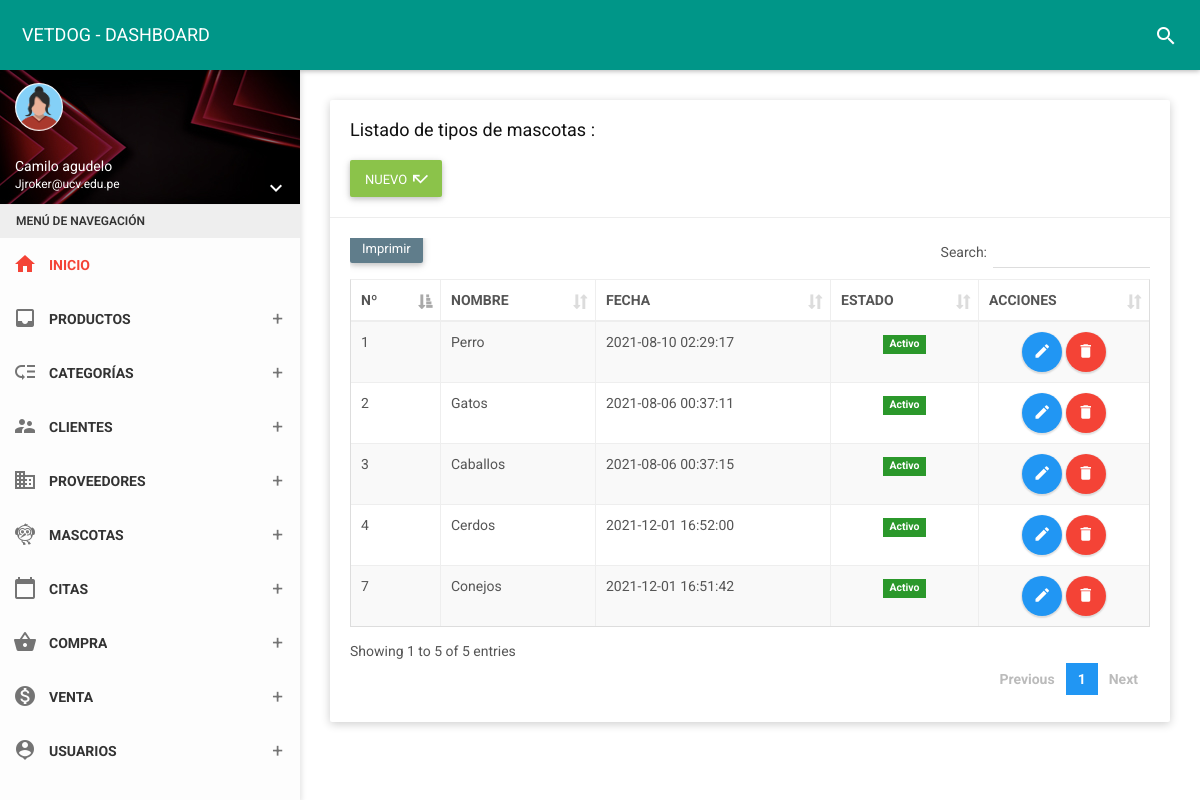
The app's page /folder/tipo.php (signed in) with its own data.
### tables this page shows
CREATE TABLE `pet_type` (
  `id_tiM` int(11) NOT NULL,
  `noTiM` varchar(35) NOT NULL,
  `estado` char(1) NOT NULL,
  `fere` timestamp NOT NULL DEFAULT current_timestamp() ON UPDATE current_timestamp()
);

### controlador/pet_typecontrolador.php (called while the page is built, shortened)
<?php
require_once '../modelo/modelopet_type.php';
class pet_typecontrolador{
    function mostrar(){
        $pet_type=new Modelo();
        $dato=$pet_type->mostrar("pet_type", "1");
        require_once '../vista/tipo/mostrar.php';
    }
    }

### modelo/modelopet_type.php (called while the page is built, shortened)
<?php
class Modelo{
  private $pet_type;
  private $db;
  public function __construct(){
      $this->pet_type=array();
      $this->db=new PDO('mysql:host=localhost;dbname=vetdog',"root","");
  }
  public function mostrar($tabla,$condicion){
      $consulta="SELECT * FROM pet_type";
      $resultado=$this->db->query($consulta);
      while ($tabla=$resultado->fetchAll(PDO::FETCH_ASSOC)) {
          $this->pet_type[]=$tabla;
      }
      return $this->pet_type;
    }
}
 ?>

### vista/tipo/mostrar.php (the view, shortened to what this page needs)
<!DOCTYPE html>
<html>
<head>
    <link href="../assets/plugins/bootstrap/css/bootstrap.css" rel="stylesheet">
    <link href="../assets/plugins/node-waves/waves.css" rel="stylesheet" />
    <link href="../assets/plugins/animate-css/animate.css" rel="stylesheet" />
    <link href="../assets/plugins/jquery-datatable/skin/bootstrap/css/dataTables.bootstrap.css" rel="stylesheet">
    <link href="../css/style.css" rel="stylesheet">
    <link href="../assets/css/themes/all-themes.css" rel="stylesheet" />
</head>
<body class="theme-red">
    <nav class="navbar">
        <div class="container-fluid">
            <div class="navbar-header">
                <a class="navbar-brand" href="../vista/panel-admin/administrador"> VETDOG - DASHBOARD </a>
            </div>
            <div class="collapse navbar-collapse" id="navbar-collapse">
                <ul class="nav navbar-nav navbar-right">
                    <li><a href="javascript:void(0);" class="js-search" data-close="true"><i class="material-icons">search</i></a></li>
                </ul>
            </div>
        </div>
    </nav>
        <?php include_once __DIR__ . '../../menu.php'; ?>
    <section class="content">
        <div class="container-fluid">
            <div class="row clearfix">
                <div class="col-lg-12 col-md-12 col-sm-12 col-xs-12">
                    <div class="card">
                        <div class="header">
                            <h2>
                                Listado de tipos de mascotas :
                            </h2><br>
                            <a type="button" href="../vista/tipo/nuevo" class="btn bg-light-green waves-effect">
                                <span>NUEVO</span>
                                <i class="material-icons">call_missed</i>
                            </a>
                        </div>
                        <div class="body">
                            <div class="table-responsive">
                                <table class="table table-bordered table-striped table-hover dataTable js-exportable">
                                    <thead>
                                        <tr>
                                            <th>Nº</th>
                                            <th>NOMBRE</th>
                                            <th>FECHA</th>
                                            <th>ESTADO</th>
                                            <th>ACCIONES</th>
                                        </tr>
                                    </thead>
                                    <tbody>
                                        <?php
                                        foreach ($dato as $key => $value) {
                                            foreach ($value as $va) { ?>
                                                <tr>
                                                    <td><?php echo $va['id_tiM']; ?></td>
                                                    <td><?php echo $va['noTiM']; ?></td>
                                                    <td><?php echo $va['fere']; ?></td>
                                                    <td class="text-center"><?php
                                                        if ($va['estado'] == 1) { ?>
                                                            <form method="get" action="javascript:activo('<?php echo $va['id_tiM']; ?>')">
                                                                <span class="label label-success">Activo</span>
                                                            </form>
                                                        <?php  } else { ?>
                                                            <form method="get" action="javascript:inactivo('<?php echo $va['id_tiM']; ?>')">
                                                                <button type="submit" class="btn btn-danger btn-xs">Inactivo</button>
                                                            </form>
                                                        <?php  } ?>
                                                    </td>
                                                    <td class="text-center"><a type="button" href="../vista/tipo/edit?id=<?php echo $va["id_tiM"]; ?>" class="btn bg-blue btn-circle waves-effect waves-circle waves-float">
                                                            <i class="material-icons">edit</i>
                                                        </a>
                                                        <a type="button" href="../vista/tipo/borrar?id=<?php echo $va["id_tiM"]; ?>" class="btn bg-red btn-circle waves-effect waves-circle waves-float">
                                                            <i class="material-icons">delete</i>
                                                        </a>
                                                </tr>
                                        <?php
                                            }
                                        }
                                        ?>
                                    </tbody>
                                </table>
                            </div>
                        </div>
                    </div>
                </div>
            </div>
        </div>
    </section>
</body>
</html>

### assets/css/themes/all-themes.css (style rules this page uses)
.theme-red .navbar-brand { color: #fff; }
.theme-red .nav > li > a { color: #fff; }

### records on screen
pet_type: id_tiM "1", noTiM "Perro", fere "2021-08-10 02:29:17"
pet_type: id_tiM "2", noTiM "Gatos", fere "2021-08-06 00:37:11"
pet_type: id_tiM "3", noTiM "Caballos", fere "2021-08-06 00:37:15"
pet_type: id_tiM "4", noTiM "Cerdos", fere "2021-12-01 16:52:00"
pet_type: id_tiM "7", noTiM "Conejos", fere "2021-12-01 16:51:42"

### other values on screen
$_SESSION['nombre'] "Camilo agudelo"
$_SESSION['correo'] "Jjroker@ucv.edu.pe"
